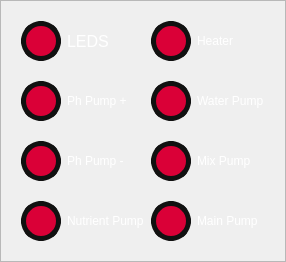
                         <widget class="QFrame" name="frame_4">
                          <property name="styleSheet">
                           <string notr="true">QRadioButton{
color:rgb(218, 0, 55);
font:87 12pt &quot;Arial&quot;;
}

QRadioButton::indicator{
width:30px;
height: 30px;
border-radius:20px;
}

QRadioButton::indicator:checked{
background-color:#00ff00;
border:5px solid #111111;
}

QRadioButton::indicator:unchecked{
background-color: #da0037;
border: 5px solid #111111;
}</string>
                          </property>
                          <property name="frameShape">
                           <enum>QFrame::StyledPanel</enum>
                          </property>
                          <property name="frameShadow">
                           <enum>QFrame::Raised</enum>
                          </property>
                          <layout class="QHBoxLayout" name="horizontalLayout_21">
                           <property name="leftMargin">
                            <number>20</number>
                           </property>
                           <property name="topMargin">
                            <number>20</number>
                           </property>
                           <property name="rightMargin">
                            <number>20</number>
                           </property>
                           <property name="bottomMargin">
                            <number>20</number>
                           </property>
                           <item>
                            <layout class="QVBoxLayout" name="verticalLayout_27">
                             <property name="spacing">
                              <number>20</number>
                             </property>
                             <item>
                              <widget class="QRadioButton" name="act_leds">
                               <property name="font">
                                <font>
                                 <family>Arial</family>
                                 <pointsize>12</pointsize>
                                 <weight>10</weight>
                                 <italic>false</italic>
                                 <bold>false</bold>
                                </font>
                               </property>
                               <property name="styleSheet">
                                <string notr="true">QRadioButton{
color:rgb(255, 255, 255);
font:87 12pt &quot;Arial&quot;;
}

QRadioButton::indicator{
width:30px;
height: 30px;
border-radius:20px;
}

QRadioButton::indicator:checked{
background-color:#00ff00;
border:5px solid #111111;
}

QRadioButton::indicator:unchecked{
background-color: #da0037;
border: 5px solid #111111;
}</string>
                               </property>
                               <property name="text">
                                <string>LEDS</string>
                               </property>
                               <property name="checkable">
                                <bool>false</bool>
                               </property>
                              </widget>
                             </item>
                             <item>
                              <widget class="QRadioButton" name="act_ph_pump_mas">
                               <property name="styleSheet">
                                <string notr="true">QRadioButton{
color:rgb(255, 255, 255);
font:87 12pt &quot;Arial&quot;;
}

QRadioButton::indicator{
width:30px;
height: 30px;
border-radius:20px;
}

QRadioButton::indicator:checked{
background-color:#00ff00;
border:5px solid #111111;
}

QRadioButton::indicator:unchecked{
background-color: #da0037;
border: 5px solid #111111;
}</string>
                               </property>
                               <property name="text">
                                <string>Ph Pump +</string>
                               </property>
                               <property name="checkable">
                                <bool>false</bool>
                               </property>
                              </widget>
                             </item>
                             <item>
                              <widget class="QRadioButton" name="act_ph_pump_menos">
                               <property name="styleSheet">
                                <string notr="true">QRadioButton{
color:rgb(255, 255, 255);
font:87 12pt &quot;Arial&quot;;
}

QRadioButton::indicator{
width:30px;
height: 30px;
border-radius:20px;
}

QRadioButton::indicator:checked{
background-color:#00ff00;
border:5px solid #111111;
}

QRadioButton::indicator:unchecked{
background-color: #da0037;
border: 5px solid #111111;
}</string>
                               </property>
                               <property name="text">
                                <string>Ph Pump -</string>
                               </property>
                               <property name="checkable">
                                <bool>false</bool>
                               </property>
                              </widget>
                             </item>
                             <item>
                              <widget class="QRadioButton" name="act_nut_pump">
                               <property name="styleSheet">
                                <string notr="true">QRadioButton{
color:rgb(255, 255, 255);
font:87 12pt &quot;Arial&quot;;
}

QRadioButton::indicator{
width:30px;
height: 30px;
border-radius:20px;
}

QRadioButton::indicator:checked{
background-color:#00ff00;
border:5px solid #111111;
}

QRadioButton::indicator:unchecked{
background-color: #da0037;
border: 5px solid #111111;
}</string>
                               </property>
                               <property name="text">
                                <string>Nutrient Pump</string>
                               </property>
                               <property name="checkable">
                                <bool>false</bool>
                               </property>
                              </widget>
                             </item>
                            </layout>
                           </item>
                           <item>
                            <layout class="QVBoxLayout" name="verticalLayout_28">
                             <property name="spacing">
                              <number>20</number>
                             </property>
                             <item>
                              <widget class="QRadioButton" name="act_heater">
                               <property name="styleSheet">
                                <string notr="true">QRadioButton{
color:rgb(255, 255, 255);
font:87 12pt &quot;Arial&quot;;
}

QRadioButton::indicator{
width:30px;
height: 30px;
border-radius:20px;
}

QRadioButton::indicator:checked{
background-color:#00ff00;
border:5px solid #111111;
}

QRadioButton::indicator:unchecked{
background-color: #da0037;
border: 5px solid #111111;
}</string>
                               </property>
                               <property name="text">
                                <string>Heater</string>
                               </property>
                               <property name="checkable">
                                <bool>false</bool>
                               </property>
                              </widget>
                             </item>
                             <item>
                              <widget class="QRadioButton" name="act_water_pump">
                               <property name="styleSheet">
                                <string notr="true">QRadioButton{
color:rgb(255, 255, 255);
font:87 12pt &quot;Arial&quot;;
}

QRadioButton::indicator{
width:30px;
height: 30px;
border-radius:20px;
}

QRadioButton::indicator:checked{
background-color:#00ff00;
border:5px solid #111111;
}

QRadioButton::indicator:unchecked{
background-color: #da0037;
border: 5px solid #111111;
}</string>
                               </property>
                               <property name="text">
                                <string>Water Pump</string>
                               </property>
                               <property name="checkable">
                                <bool>false</bool>
                               </property>
                              </widget>
                             </item>
                             <item>
                              <widget class="QRadioButton" name="act_mix_pump">
                               <property name="styleSheet">
                                <string notr="true">QRadioButton{
color:rgb(255, 255, 255);
font:87 12pt &quot;Arial&quot;;
}

QRadioButton::indicator{
width:30px;
height: 30px;
border-radius:20px;
}

QRadioButton::indicator:checked{
background-color:#00ff00;
border:5px solid #111111;
}

QRadioButton::indicator:unchecked{
background-color: #da0037;
border: 5px solid #111111;
}</string>
                               </property>
                               <property name="text">
                                <string>Mix Pump</string>
                               </property>
                               <property name="checkable">
                                <bool>false</bool>
                               </property>
                              </widget>
                             </item>
                             <item>
                              <widget class="QRadioButton" name="act_main_pump">
                               <property name="styleSheet">
                                <string notr="true">QRadioButton{
color:rgb(255, 255, 255);
font:87 12pt &quot;Arial&quot;;
}

QRadioButton::indicator{
width:30px;
height: 30px;
border-radius:20px;
}

QRadioButton::indicator:checked{
background-color:#00ff00;
border:5px solid #111111;
}

QRadioButton::indicator:unchecked{
background-color: #da0037;
border: 5px solid #111111;
}</string>
                               </property>
                               <property name="text">
                                <string>Main Pump</string>
                               </property>
                               <property name="checkable">
                                <bool>false</bool>
                               </property>
                              </widget>
                             </item>
                            </layout>
                           </item>
                          </layout>
                         </widget>
